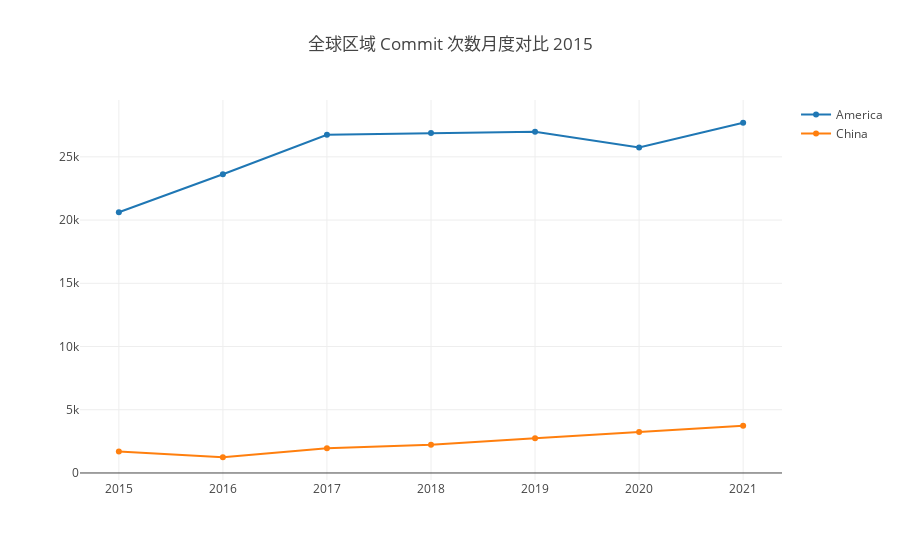

Source (notebook cell):
### Markdown cell above
#### Code Change Commits
Code Change Commits 是一个来自 CHAOSS 的指标，请参考 https://chaoss.community/metric-code-changes/。

### Code cell
var startYear = 2015, startMonth = 1, endYear = 2021, endMonth = 12, x = [];
for (let y = startYear; y <= endYear; y++) x.push(`${y}`);
openDigger.metric.chaoss.codeChangeCommits({ labelIntersect: ['Region'], startYear, startMonth, endYear, endMonth, groupBy: 'Region', groupTimeRange: 'month', limit: -1 }).then(data => {
    openDigger.render.plotly(data.filter(row => row.name != 'Others').map(row => {
        return {
            x,
            y: row.count,
            mode: 'scatter',
            name: row.name
        };
    }), {title: `全球区域 Commit 次数月度对比 ${startYear}`, xaxis: {type: 'category'}});
});

### Figure 1 — Plotly figure (JSON) as saved in the notebook; plotly's stock layout.template omitted (floating-point values rounded to 4 significant figures)
{"data": [{"mode": "scatter", "name": "America", "x": ["2015", "2016", "2017", "2018", "2019", "2020", "2021"], "y": ["20621", "23623", "26745", "26890", "26987", "25745", "27695", "28121", "27893", "32263", "32326", "28140"]}, {"mode": "scatter", "name": "China", "x": ["2015", "2016", "2017", "2018", "2019", "2020", "2021"], "y": ["1704", "1243", "1947", "2225", "2750", "3240", "3725", "3382", "3356", "3103", "4664", "5052"]}], "layout": {"autosize": true, "title": {"text": "全球区域 Commit 次数月度对比 2015"}, "xaxis": {"autorange": true, "range": [-0.3688, 6.369], "type": "category"}, "yaxis": {"autorange": true, "range": [-939.9, 29880.0], "type": "linear"}}}
